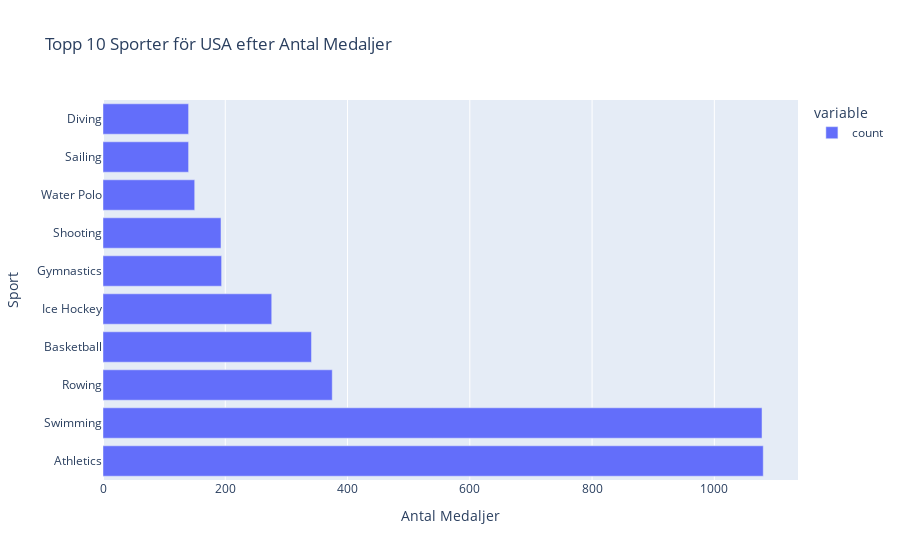

The notebook cell this image was saved under:
### Code cell
# Uppgift 1.1: Undersök därefter hur det gått för landet i OS genom tiderna

# Visusalisera de sporter landet fått flest medaljer i
import plotly.express as px

# Räkna medaljer per sport
medal_counts = usa_athletes[usa_athletes['Medal'].notnull()]['Sport'].value_counts()

# Skapa interaktivt stapeldiagram
medal_count_fig = px.bar(medal_counts.head(10), orientation='h', 
labels={'value':'Antal Medaljer', 'index':'Sport'},
title='Topp 10 Sporter för USA efter Antal Medaljer')
medal_count_fig.show()

### Figure 1 — Plotly figure (JSON) as saved in the notebook; plotly's stock layout.template omitted (floating-point values rounded to 4 significant figures)
{"data": [{"alignmentgroup": "True", "hovertemplate": "variable=count<br>Antal Medaljer=%{x}<br>Sport=%{y}<extra></extra>", "legendgroup": "count", "marker": {"color": "#636efa", "pattern": {"shape": ""}}, "name": "count", "offsetgroup": "count", "orientation": "h", "showlegend": true, "textposition": "auto", "type": "bar", "x": [1080, 1078, 375, 341, 276, 194, 193, 150, 140, 140], "xaxis": "x", "y": ["Athletics", "Swimming", "Rowing", "Basketball", "Ice Hockey", "Gymnastics", "Shooting", "Water Polo", "Sailing", "Diving"], "yaxis": "y"}], "layout": {"barmode": "relative", "legend": {"title": {"text": "variable"}, "tracegroupgap": 0}, "title": {"text": "Topp 10 Sporter för USA efter Antal Medaljer"}, "xaxis": {"anchor": "y", "domain": [0, 1], "title": {"text": "Antal Medaljer"}}, "yaxis": {"anchor": "x", "domain": [0, 1], "title": {"text": "Sport"}}}}
